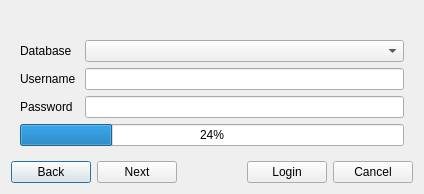
<?xml version="1.0" encoding="UTF-8"?>
<ui version="4.0">
 <class>dialog_login</class>
 <widget class="QDialog" name="dialog_login">
  <property name="geometry">
   <rect>
    <x>0</x>
    <y>0</y>
    <width>424</width>
    <height>190</height>
   </rect>
  </property>
  <property name="windowTitle">
   <string>Dialog</string>
  </property>
  <layout class="QGridLayout" name="gridLayout">
   <item row="0" column="0">
    <widget class="QStackedWidget" name="stackedWidget">
     <property name="currentIndex">
      <number>1</number>
     </property>
     <widget class="QWidget" name="page">
      <layout class="QGridLayout" name="gridLayout_2">
       <item row="2" column="1">
        <widget class="QLineEdit" name="lineEdit_port"/>
       </item>
       <item row="1" column="0">
        <widget class="QLabel" name="label_server">
         <property name="text">
          <string>Server IP</string>
         </property>
        </widget>
       </item>
       <item row="3" column="0">
        <widget class="QLabel" name="label_conn_type">
         <property name="text">
          <string>Connection Type</string>
         </property>
        </widget>
       </item>
       <item row="2" column="0">
        <widget class="QLabel" name="label_port">
         <property name="text">
          <string>Port</string>
         </property>
        </widget>
       </item>
       <item row="3" column="1">
        <widget class="QComboBox" name="comboBox_conn_type"/>
       </item>
       <item row="1" column="1">
        <widget class="QLineEdit" name="lineEdit_server"/>
       </item>
       <item row="0" column="0">
        <widget class="QLabel" name="label_scheme">
         <property name="text">
          <string>Scheme</string>
         </property>
        </widget>
       </item>
       <item row="0" column="1">
        <widget class="QLineEdit" name="lineEdit_scheme">
         <property name="text">
          <string>http</string>
         </property>
         <property name="placeholderText">
          <string>http</string>
         </property>
        </widget>
       </item>
      </layout>
     </widget>
     <widget class="QWidget" name="page_2">
      <layout class="QGridLayout" name="gridLayout_3">
       <property name="horizontalSpacing">
        <number>9</number>
       </property>
       <item row="1" column="1">
        <widget class="QComboBox" name="comboBox_database">
         <property name="maxVisibleItems">
          <number>10</number>
         </property>
        </widget>
       </item>
       <item row="3" column="1">
        <widget class="QLineEdit" name="lineEdit_password"/>
       </item>
       <item row="2" column="1">
        <widget class="QLineEdit" name="lineEdit_username"/>
       </item>
       <item row="1" column="0">
        <widget class="QLabel" name="label_database">
         <property name="text">
          <string>Database</string>
         </property>
        </widget>
       </item>
       <item row="0" column="1">
        <widget class="QLabel" name="label_status">
         <property name="font">
          <font>
           <weight>75</weight>
           <bold>true</bold>
          </font>
         </property>
         <property name="text">
          <string/>
         </property>
        </widget>
       </item>
       <item row="2" column="0">
        <widget class="QLabel" name="label_username">
         <property name="text">
          <string>Username</string>
         </property>
        </widget>
       </item>
       <item row="3" column="0">
        <widget class="QLabel" name="label_password">
         <property name="text">
          <string>Password</string>
         </property>
        </widget>
       </item>
       <item row="4" column="0" colspan="2">
        <widget class="QProgressBar" name="loginProgressBar">
         <property name="value">
          <number>24</number>
         </property>
         <property name="invertedAppearance">
          <bool>false</bool>
         </property>
         <property name="textDirection">
          <enum>QProgressBar::BottomToTop</enum>
         </property>
        </widget>
       </item>
      </layout>
     </widget>
    </widget>
   </item>
   <item row="1" column="0">
    <layout class="QHBoxLayout" name="horizontalLayout">
     <item>
      <widget class="QPushButton" name="pushButton_back">
       <property name="text">
        <string>Back</string>
       </property>
      </widget>
     </item>
     <item>
      <widget class="QPushButton" name="pushButton_next">
       <property name="text">
        <string>Next</string>
       </property>
      </widget>
     </item>
     <item>
      <spacer name="horizontalSpacer">
       <property name="orientation">
        <enum>Qt::Horizontal</enum>
       </property>
       <property name="sizeHint" stdset="0">
        <size>
         <width>40</width>
         <height>20</height>
        </size>
       </property>
      </spacer>
     </item>
     <item>
      <widget class="QPushButton" name="pushButton_ok">
       <property name="text">
        <string>Login</string>
       </property>
      </widget>
     </item>
     <item>
      <widget class="QPushButton" name="pushButton_cancel">
       <property name="text">
        <string>Cancel</string>
       </property>
      </widget>
     </item>
    </layout>
   </item>
  </layout>
 </widget>
 <tabstops>
  <tabstop>lineEdit_scheme</tabstop>
  <tabstop>lineEdit_server</tabstop>
  <tabstop>lineEdit_port</tabstop>
  <tabstop>comboBox_conn_type</tabstop>
  <tabstop>pushButton_next</tabstop>
  <tabstop>comboBox_database</tabstop>
  <tabstop>lineEdit_username</tabstop>
  <tabstop>lineEdit_password</tabstop>
  <tabstop>pushButton_ok</tabstop>
  <tabstop>pushButton_cancel</tabstop>
  <tabstop>pushButton_back</tabstop>
 </tabstops>
 <resources/>
 <connections/>
</ui>
